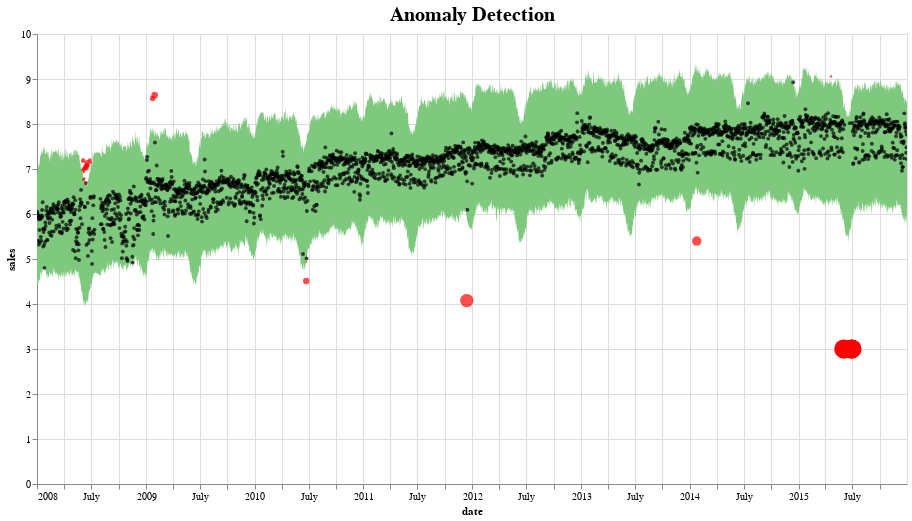

Write notebook code for a chart like this one.
### Code cell
pred = fit_predict_model(df)
pred = detect_anomalies(pred)
plot_anomalies(pred)

### Figure 1 — Vega-Lite specification as saved in the notebook (floating-point values rounded to 4 significant figures; data arrays with more than 128 entries replaced by an {"elided": "..."} marker saying what was removed)
{"config": {"view": {"continuousWidth": 400, "continuousHeight": 300}, "title": {"fontSize": 20}}, "layer": [{"data": {"name": "data-d680687e56e94024715050fb4f354c05"}, "mark": {"type": "area", "color": "#7FC97F", "interpolate": "basis"}, "encoding": {"tooltip": [{"field": "ds", "type": "temporal"}, {"field": "fact", "type": "quantitative"}, {"field": "yhat_lower", "type": "quantitative"}, {"field": "yhat_upper", "type": "quantitative"}], "x": {"field": "ds", "title": "date", "type": "temporal"}, "y": {"field": "yhat_upper", "type": "quantitative"}, "y2": {"field": "yhat_lower"}}, "selection": {"selector004": {"type": "interval", "bind": "scales", "encodings": ["x", "y"]}}, "title": "Anomaly Detection"}, {"data": {"name": "data-73d1e1ce43527ebe89985bf17c459dd1"}, "mark": {"type": "circle", "color": "Black", "opacity": 0.7, "size": 15}, "encoding": {"tooltip": [{"field": "ds", "type": "temporal"}, {"field": "fact", "type": "quantitative"}, {"field": "yhat_lower", "type": "quantitative"}, {"field": "yhat_upper", "type": "quantitative"}], "x": {"field": "ds", "type": "temporal"}, "y": {"field": "fact", "title": "sales", "type": "quantitative"}}, "selection": {"selector005": {"type": "interval", "bind": "scales", "encodings": ["x", "y"]}}}, {"data": {"name": "data-486ff9c7e3e53df31ded6e218439a6e6"}, "mark": {"type": "circle", "color": "Red", "size": 30}, "encoding": {"size": {"field": "importance", "legend": null, "type": "quantitative"}, "tooltip": [{"field": "ds", "type": "temporal"}, {"field": "fact", "type": "quantitative"}, {"field": "yhat_lower", "type": "quantitative"}, {"field": "yhat_upper", "type": "quantitative"}], "x": {"field": "ds", "type": "temporal"}, "y": {"field": "fact", "title": "sales", "type": "quantitative"}}, "selection": {"selector006": {"type": "interval", "bind": "scales", "encodings": ["x", "y"]}}}], "height": 450, "width": 870, "$schema": "https://vega.github.io/schema/vega-lite/v4.17.0.json", "datasets": {"data-d680687e56e94024715050fb4f354c05": {"elided": "2863 records"}, "data-73d1e1ce43527ebe89985bf17c459dd1": {"elided": "2814 records"}, "data-486ff9c7e3e53df31ded6e218439a6e6": [{"ds": "2008-06-03T00:00:00", "trend": 5.985, "yhat": 5.523, "yhat_lower": 4.128, "yhat_upper": 6.91, "fact": 6.968, "anomaly": 1, "importance": 0.00831}, {"ds": "2008-06-04T00:00:00", "trend": 5.987, "yhat": 5.493, "yhat_lower": 4.024, "yhat_upper": 6.821, "fact": 7.184, "anomaly": 1, "importance": 0.05054}, {"ds": "2008-06-05T00:00:00", "trend": 5.988, "yhat": 5.464, "yhat_lower": 4.092, "yhat_upper": 6.708, "fact": 6.764, "anomaly": 1, "importance": 0.008228}, {"ds": "2008-06-06T00:00:00", "trend": 5.989, "yhat": 5.438, "yhat_lower": 3.964, "yhat_upper": 6.9, "fact": 6.931, "anomaly": 1, "importance": 0.004497}, {"ds": "2008-06-07T00:00:00", "trend": 5.99, "yhat": 5.415, "yhat_lower": 4.054, "yhat_upper": 6.662, "fact": 6.998, "anomaly": 1, "importance": 0.04801}, {"ds": "2008-06-08T00:00:00", "trend": 5.991, "yhat": 5.395, "yhat_lower": 4.148, "yhat_upper": 6.731, "fact": 6.786, "anomaly": 1, "importance": 0.007996}, {"ds": "2008-06-11T00:00:00", "trend": 5.995, "yhat": 5.354, "yhat_lower": 4.03, "yhat_upper": 6.702, "fact": 7.046, "anomaly": 1, "importance": 0.04872}, {"ds": "2008-06-12T00:00:00", "trend": 5.996, "yhat": 5.348, "yhat_lower": 3.975, "yhat_upper": 6.597, "fact": 6.676, "anomaly": 1, "importance": 0.01174}, {"ds": "2008-06-14T00:00:00", "trend": 5.998, "yhat": 5.347, "yhat_lower": 4.111, "yhat_upper": 6.668, "fact": 7.016, "anomaly": 1, "importance": 0.04955}, {"ds": "2008-06-16T00:00:00", "trend": 6.001, "yhat": 5.361, "yhat_lower": 4.077, "yhat_upper": 6.709, "fact": 7.065, "anomaly": 1, "importance": 0.0503}, {"ds": "2008-06-17T00:00:00", "trend": 6.002, "yhat": 5.374, "yhat_lower": 4.059, "yhat_upper": 6.612, "fact": 7.081, "anomaly": 1, "importance": 0.06628}, {"ds": "2008-06-18T00:00:00", "trend": 6.003, "yhat": 5.39, "yhat_lower": 4.048, "yhat_upper": 6.694, "fact": 7.142, "anomaly": 1, "importance": 0.06276}, {"ds": "2008-06-26T00:00:00", "trend": 6.013, "yhat": 5.612, "yhat_lower": 4.257, "yhat_upper": 6.942, "fact": 7.191, "anomaly": 1, "importance": 0.03462}, {"ds": "2008-06-30T00:00:00", "trend": 6.017, "yhat": 5.748, "yhat_lower": 4.51, "yhat_upper": 7.095, "fact": 7.137, "anomaly": 1, "importance": 0.00596}, {"ds": "2009-01-23T00:00:00", "trend": 6.262, "yhat": 6.537, "yhat_lower": 5.205, "yhat_upper": 7.952, "fact": 8.569, "anomaly": 1, "importance": 0.07197}, {"ds": "2009-01-30T00:00:00", "trend": 6.27, "yhat": 6.484, "yhat_lower": 5.268, "yhat_upper": 7.714, "fact": 8.641, "anomaly": 1, "importance": 0.1072}, {"ds": "2010-06-22T00:00:00", "trend": 6.8, "yhat": 6.263, "yhat_lower": 4.939, "yhat_upper": 7.589, "fact": 4.934, "anomaly": -1, "importance": 0.0008574}, {"ds": "2010-06-23T00:00:00", "trend": 6.801, "yhat": 6.291, "yhat_lower": 4.989, "yhat_upper": 7.625, "fact": 4.511, "anomaly": -1, "importance": 0.106}, {"ds": "2011-12-14T00:00:00", "trend": 7.244, "yhat": 7.213, "yhat_lower": 5.971, "yhat_upper": 8.504, "fact": 4.078, "anomaly": -1, "importance": 0.4643}, {"ds": "2014-01-24T00:00:00", "trend": 7.631, "yhat": 7.904, "yhat_lower": 6.64, "yhat_upper": 9.366, "fact": 5.398, "anomaly": -1, "importance": 0.2301}, {"ds": "2015-04-20T00:00:00", "trend": 7.526, "yhat": 7.603, "yhat_lower": 6.323, "yhat_upper": 9.016, "fact": 9.058, "anomaly": 1, "importance": 0.004552}, {"ds": "2015-06-01T00:00:00", "trend": 7.507, "yhat": 7.139, "yhat_lower": 5.856, "yhat_upper": 8.343, "fact": 3.0, "anomaly": -1, "importance": 0.952}, {"ds": "2015-06-02T00:00:00", "trend": 7.507, "yhat": 7.103, "yhat_lower": 5.895, "yhat_upper": 8.335, "fact": 3.0, "anomaly": -1, "importance": 0.965}, {"ds": "2015-06-03T00:00:00", "trend": 7.506, "yhat": 7.069, "yhat_lower": 5.768, "yhat_upper": 8.425, "fact": 3.0, "anomaly": -1, "importance": 0.9226}, {"ds": "2015-06-05T00:00:00", "trend": 7.506, "yhat": 7.004, "yhat_lower": 5.666, "yhat_upper": 8.422, "fact": 3.0, "anomaly": -1, "importance": 0.8888}, {"ds": "2015-06-06T00:00:00", "trend": 7.505, "yhat": 6.975, "yhat_lower": 5.626, "yhat_upper": 8.234, "fact": 3.0, "anomaly": -1, "importance": 0.8753}, {"ds": "2015-06-07T00:00:00", "trend": 7.505, "yhat": 6.948, "yhat_lower": 5.575, "yhat_upper": 8.336, "fact": 3.0, "anomaly": -1, "importance": 0.8584}, {"ds": "2015-06-08T00:00:00", "trend": 7.504, "yhat": 6.924, "yhat_lower": 5.519, "yhat_upper": 8.287, "fact": 3.0, "anomaly": -1, "importance": 0.8396}, {"ds": "2015-06-09T00:00:00", "trend": 7.504, "yhat": 6.902, "yhat_lower": 5.517, "yhat_upper": 8.343, "fact": 3.0, "anomaly": -1, "importance": 0.8391}, {"ds": "2015-06-10T00:00:00", "trend": 7.503, "yhat": 6.885, "yhat_lower": 5.475, "yhat_upper": 8.256, "fact": 3.0, "anomaly": -1, "importance": 0.8251}, {"ds": "2015-06-11T00:00:00", "trend": 7.503, "yhat": 6.87, "yhat_lower": 5.559, "yhat_upper": 8.084, "fact": 3.0, "anomaly": -1, "importance": 0.8528}, {"ds": "2015-06-12T00:00:00", "trend": 7.502, "yhat": 6.859, "yhat_lower": 5.579, "yhat_upper": 8.243, "fact": 3.0, "anomaly": -1, "importance": 0.8598}, {"ds": "2015-06-13T00:00:00", "trend": 7.502, "yhat": 6.852, "yhat_lower": 5.547, "yhat_upper": 8.208, "fact": 3.0, "anomaly": -1, "importance": 0.8489}, {"ds": "2015-06-14T00:00:00", "trend": 7.502, "yhat": 6.849, "yhat_lower": 5.515, "yhat_upper": 8.198, "fact": 3.0, "anomaly": -1, "importance": 0.8383}, {"ds": "2015-06-15T00:00:00", "trend": 7.501, "yhat": 6.85, "yhat_lower": 5.5, "yhat_upper": 8.158, "fact": 3.0, "anomaly": -1, "importance": 0.8333}, {"ds": "2015-06-16T00:00:00", "trend": 7.501, "yhat": 6.854, "yhat_lower": 5.501, "yhat_upper": 8.178, "fact": 3.0, "anomaly": -1, "importance": 0.8336}, {"ds": "2015-06-17T00:00:00", "trend": 7.5, "yhat": 6.863, "yhat_lower": 5.576, "yhat_upper": 8.256, "fact": 3.0, "anomaly": -1, "importance": 0.8588}, {"ds": "2015-06-18T00:00:00", "trend": 7.5, "yhat": 6.875, "yhat_lower": 5.286, "yhat_upper": 8.132, "fact": 3.0, "anomaly": -1, "importance": 0.7622}, {"ds": "2015-06-19T00:00:00", "trend": 7.499, "yhat": 6.89, "yhat_lower": 5.491, "yhat_upper": 8.19, "fact": 3.0, "anomaly": -1, "importance": 0.8305}, {"ds": "2015-06-20T00:00:00", "trend": 7.499, "yhat": 6.909, "yhat_lower": 5.617, "yhat_upper": 8.155, "fact": 3.0, "anomaly": -1, "importance": 0.8724}, {"ds": "2015-06-21T00:00:00", "trend": 7.498, "yhat": 6.93, "yhat_lower": 5.633, "yhat_upper": 8.218, "fact": 3.0, "anomaly": -1, "importance": 0.8775}, {"ds": "2015-06-23T00:00:00", "trend": 7.497, "yhat": 6.981, "yhat_lower": 5.578, "yhat_upper": 8.288, "fact": 3.0, "anomaly": -1, "importance": 0.8595}, {"ds": "2015-06-24T00:00:00", "trend": 7.497, "yhat": 7.009, "yhat_lower": 5.698, "yhat_upper": 8.241, "fact": 3.0, "anomaly": -1, "importance": 0.8995}, {"ds": "2015-06-25T00:00:00", "trend": 7.497, "yhat": 7.039, "yhat_lower": 5.703, "yhat_upper": 8.334, "fact": 3.0, "anomaly": -1, "importance": 0.9009}, {"ds": "2015-06-26T00:00:00", "trend": 7.496, "yhat": 7.071, "yhat_lower": 5.655, "yhat_upper": 8.48, "fact": 3.0, "anomaly": -1, "importance": 0.8851}, {"ds": "2015-06-27T00:00:00", "trend": 7.496, "yhat": 7.103, "yhat_lower": 5.775, "yhat_upper": 8.506, "fact": 3.0, "anomaly": -1, "importance": 0.925}, {"ds": "2015-06-28T00:00:00", "trend": 7.495, "yhat": 7.136, "yhat_lower": 5.902, "yhat_upper": 8.604, "fact": 3.0, "anomaly": -1, "importance": 0.9672}, {"ds": "2015-06-29T00:00:00", "trend": 7.495, "yhat": 7.168, "yhat_lower": 5.884, "yhat_upper": 8.534, "fact": 3.0, "anomaly": -1, "importance": 0.9614}, {"ds": "2015-06-30T00:00:00", "trend": 7.494, "yhat": 7.201, "yhat_lower": 5.853, "yhat_upper": 8.501, "fact": 3.0, "anomaly": -1, "importance": 0.9509}]}}
